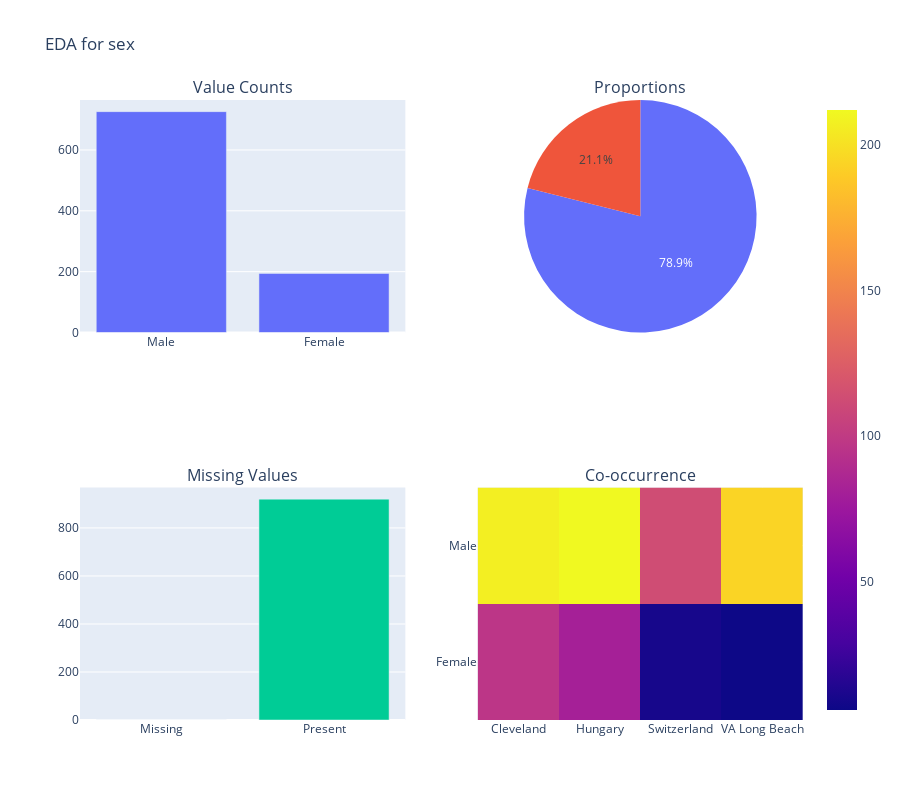
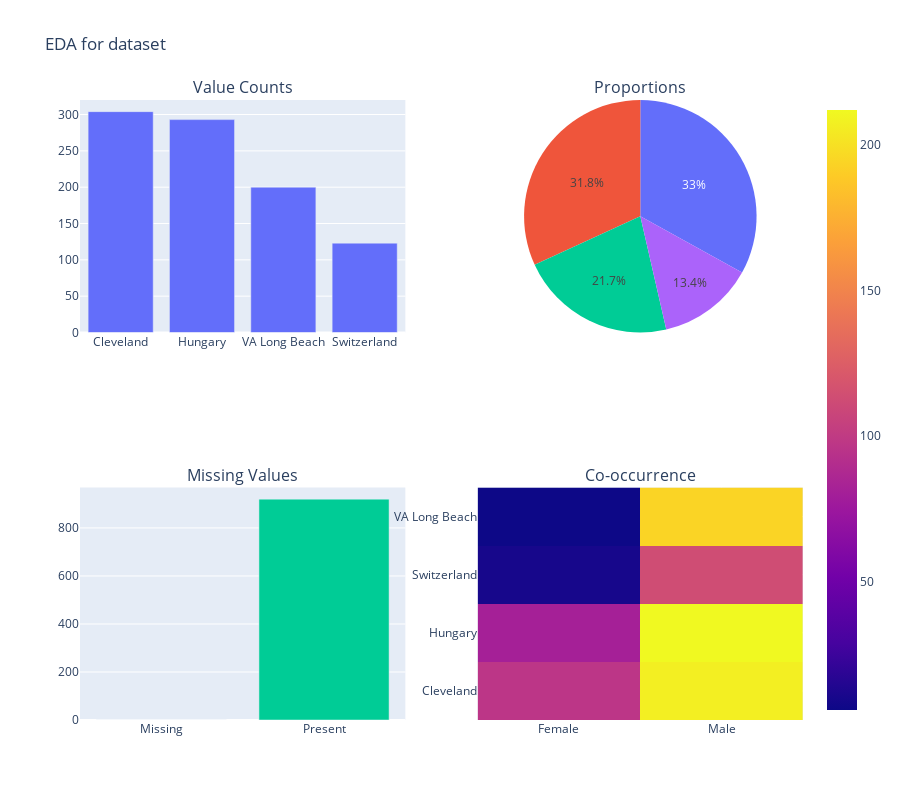
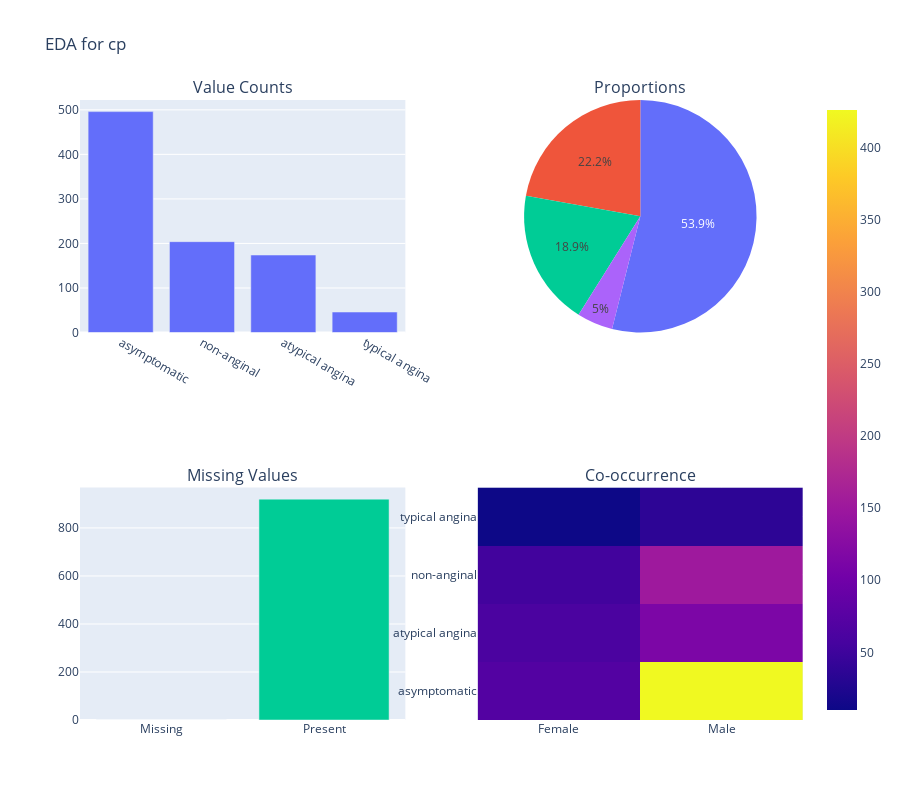
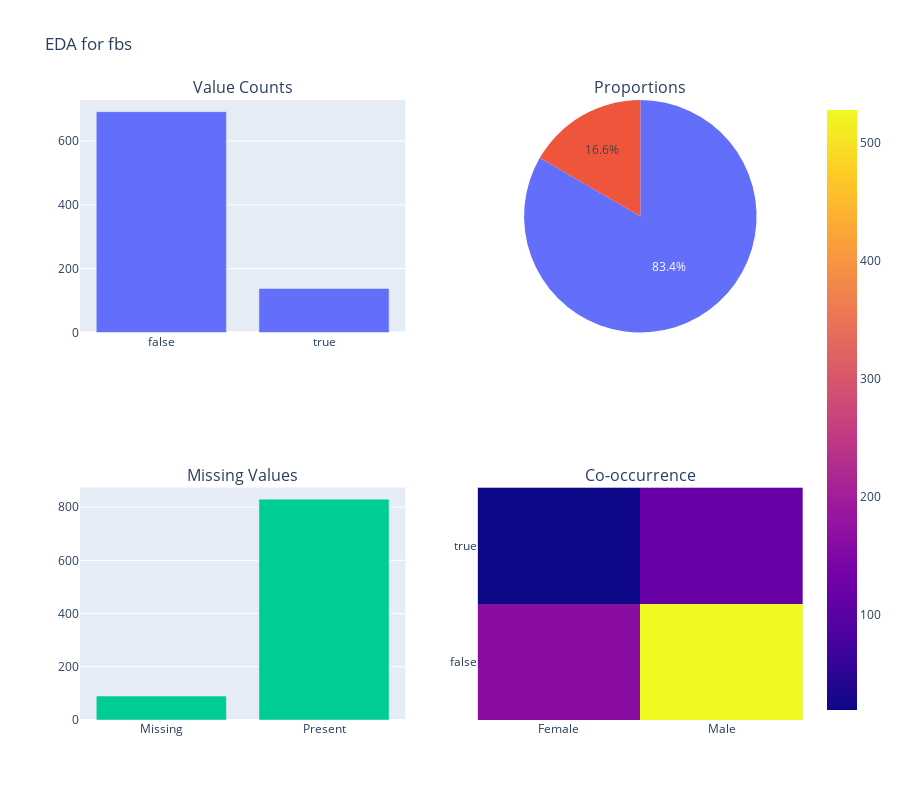

The cell these charts' notebook holds for them, in order:
### Code cell
import numpy as np

def analyze_object_column(df, column_name, target_col=None):
    """Perform EDA on categorical column with Plotly visualizations"""
    import pandas as pd
    import plotly.graph_objects as go
    import plotly.express as px
    from plotly.subplots import make_subplots
    from scipy.stats import chi2_contingency
    
    # Input validation
    if column_name not in df.columns:
        raise ValueError(f"Column '{column_name}' not found")
    if not pd.api.types.is_object_dtype(df[column_name]):
        raise ValueError(f"Column '{column_name}' is not object type")

    results = {}
    
    # Basic statistics
    value_counts = df[column_name].value_counts()
    missing_count = df[column_name].isnull().sum()
    
    results['stats'] = {
        'unique_values': df[column_name].nunique(),
        'missing_count': missing_count,
        'missing_percentage': (missing_count / len(df)) * 100,
        'mode': df[column_name].mode()[0],
        'value_counts': value_counts.to_dict()
    }
    
    # Create subplots
    fig = make_subplots(
        rows=2, cols=2,
        subplot_titles=('Value Counts', 'Proportions', 'Missing Values', 'Co-occurrence'),
        specs=[[{"type": "xy"}, {"type": "domain"}], [{"type": "xy"}, {"type": "xy"}]]
    )
    
    # Bar chart
    bar = go.Bar(x=value_counts.index, y=value_counts.values)
    fig.add_trace(bar, row=1, col=1)
    
    # Pie chart
    pie = go.Pie(labels=value_counts.index, values=value_counts.values)
    fig.add_trace(pie, row=1, col=2)
    
    # Missing values visualization
    missing_data = go.Bar(
        x=['Missing', 'Present'],
        y=[missing_count, len(df) - missing_count]
    )
    fig.add_trace(missing_data, row=2, col=1)
    
    # Co-occurrence with other object columns
    other_cats = df.select_dtypes(include=['object']).columns
    other_cats = other_cats[other_cats != column_name]
    
    if len(other_cats) > 0:
        # Create co-occurrence matrix with first categorical column
        cooc = pd.crosstab(df[column_name], df[other_cats[0]])
        heatmap = go.Heatmap(
            z=cooc.values,
            x=cooc.columns,
            y=cooc.index
        )
        fig.add_trace(heatmap, row=2, col=2)
    
    # Target variable analysis
    if target_col and target_col in df.columns:
        contingency = pd.crosstab(df[column_name], df[target_col])
        chi2, p_value, _, _ = chi2_contingency(contingency)
        results['target_analysis'] = {
            'chi2_statistic': chi2,
            'p_value': p_value,
            'contingency_table': contingency.to_dict()
        }
    
    # Update layout
    fig.update_layout(
        height=800,
        title=f'EDA for {column_name}',
        showlegend=False
    )
    
    fig.show()
    return results

for col in df.select_dtypes(include=object).columns:
    print(f"Column: {col}")
    analyze_object_column(df, col, target_col='num')

### Figure 1 — Plotly figure (JSON) as saved in the notebook; plotly's stock layout.template omitted (floating-point values rounded to 4 significant figures)
{"data": [{"type": "bar", "x": ["Male", "Female"], "xaxis": "x", "y": [726, 194], "yaxis": "y"}, {"domain": {"x": [0.55, 1], "y": [0.625, 1]}, "labels": ["Male", "Female"], "type": "pie", "values": [726, 194]}, {"type": "bar", "x": ["Missing", "Present"], "xaxis": "x2", "y": [0, 920], "yaxis": "y2"}, {"type": "heatmap", "x": ["Cleveland", "Hungary", "Switzerland", "VA Long Beach"], "xaxis": "x3", "y": ["Female", "Male"], "yaxis": "y3", "z": [[97, 81, 10, 6], [207, 212, 113, 194]]}], "layout": {"annotations": [{"font": {"size": 16}, "showarrow": false, "text": "Value Counts", "x": 0.225, "xanchor": "center", "xref": "paper", "y": 1, "yanchor": "bottom", "yref": "paper"}, {"font": {"size": 16}, "showarrow": false, "text": "Proportions", "x": 0.775, "xanchor": "center", "xref": "paper", "y": 1, "yanchor": "bottom", "yref": "paper"}, {"font": {"size": 16}, "showarrow": false, "text": "Missing Values", "x": 0.225, "xanchor": "center", "xref": "paper", "y": 0.375, "yanchor": "bottom", "yref": "paper"}, {"font": {"size": 16}, "showarrow": false, "text": "Co-occurrence", "x": 0.775, "xanchor": "center", "xref": "paper", "y": 0.375, "yanchor": "bottom", "yref": "paper"}], "height": 800, "showlegend": false, "title": {"text": "EDA for sex"}, "xaxis": {"anchor": "y", "domain": [0, 0.45]}, "xaxis2": {"anchor": "y2", "domain": [0, 0.45]}, "xaxis3": {"anchor": "y3", "domain": [0.55, 1]}, "yaxis": {"anchor": "x", "domain": [0.625, 1]}, "yaxis2": {"anchor": "x2", "domain": [0, 0.375]}, "yaxis3": {"anchor": "x3", "domain": [0, 0.375]}}}

### Figure 2 — Plotly figure (JSON) as saved in the notebook; plotly's stock layout.template omitted (floating-point values rounded to 4 significant figures)
{"data": [{"type": "bar", "x": ["Cleveland", "Hungary", "VA Long Beach", "Switzerland"], "xaxis": "x", "y": [304, 293, 200, 123], "yaxis": "y"}, {"domain": {"x": [0.55, 1], "y": [0.625, 1]}, "labels": ["Cleveland", "Hungary", "VA Long Beach", "Switzerland"], "type": "pie", "values": [304, 293, 200, 123]}, {"type": "bar", "x": ["Missing", "Present"], "xaxis": "x2", "y": [0, 920], "yaxis": "y2"}, {"type": "heatmap", "x": ["Female", "Male"], "xaxis": "x3", "y": ["Cleveland", "Hungary", "Switzerland", "VA Long Beach"], "yaxis": "y3", "z": [[97, 207], [81, 212], [10, 113], [6, 194]]}], "layout": {"annotations": [{"font": {"size": 16}, "showarrow": false, "text": "Value Counts", "x": 0.225, "xanchor": "center", "xref": "paper", "y": 1, "yanchor": "bottom", "yref": "paper"}, {"font": {"size": 16}, "showarrow": false, "text": "Proportions", "x": 0.775, "xanchor": "center", "xref": "paper", "y": 1, "yanchor": "bottom", "yref": "paper"}, {"font": {"size": 16}, "showarrow": false, "text": "Missing Values", "x": 0.225, "xanchor": "center", "xref": "paper", "y": 0.375, "yanchor": "bottom", "yref": "paper"}, {"font": {"size": 16}, "showarrow": false, "text": "Co-occurrence", "x": 0.775, "xanchor": "center", "xref": "paper", "y": 0.375, "yanchor": "bottom", "yref": "paper"}], "height": 800, "showlegend": false, "title": {"text": "EDA for dataset"}, "xaxis": {"anchor": "y", "domain": [0, 0.45]}, "xaxis2": {"anchor": "y2", "domain": [0, 0.45]}, "xaxis3": {"anchor": "y3", "domain": [0.55, 1]}, "yaxis": {"anchor": "x", "domain": [0.625, 1]}, "yaxis2": {"anchor": "x2", "domain": [0, 0.375]}, "yaxis3": {"anchor": "x3", "domain": [0, 0.375]}}}

### Figure 3 — Plotly figure (JSON) as saved in the notebook; plotly's stock layout.template omitted (floating-point values rounded to 4 significant figures)
{"data": [{"type": "bar", "x": ["asymptomatic", "non-anginal", "atypical angina", "typical angina"], "xaxis": "x", "y": [496, 204, 174, 46], "yaxis": "y"}, {"domain": {"x": [0.55, 1], "y": [0.625, 1]}, "labels": ["asymptomatic", "non-anginal", "atypical angina", "typical angina"], "type": "pie", "values": [496, 204, 174, 46]}, {"type": "bar", "x": ["Missing", "Present"], "xaxis": "x2", "y": [0, 920], "yaxis": "y2"}, {"type": "heatmap", "x": ["Female", "Male"], "xaxis": "x3", "y": ["asymptomatic", "atypical angina", "non-anginal", "typical angina"], "yaxis": "y3", "z": [[70, 426], [61, 113], [53, 151], [10, 36]]}], "layout": {"annotations": [{"font": {"size": 16}, "showarrow": false, "text": "Value Counts", "x": 0.225, "xanchor": "center", "xref": "paper", "y": 1, "yanchor": "bottom", "yref": "paper"}, {"font": {"size": 16}, "showarrow": false, "text": "Proportions", "x": 0.775, "xanchor": "center", "xref": "paper", "y": 1, "yanchor": "bottom", "yref": "paper"}, {"font": {"size": 16}, "showarrow": false, "text": "Missing Values", "x": 0.225, "xanchor": "center", "xref": "paper", "y": 0.375, "yanchor": "bottom", "yref": "paper"}, {"font": {"size": 16}, "showarrow": false, "text": "Co-occurrence", "x": 0.775, "xanchor": "center", "xref": "paper", "y": 0.375, "yanchor": "bottom", "yref": "paper"}], "height": 800, "showlegend": false, "title": {"text": "EDA for cp"}, "xaxis": {"anchor": "y", "domain": [0, 0.45]}, "xaxis2": {"anchor": "y2", "domain": [0, 0.45]}, "xaxis3": {"anchor": "y3", "domain": [0.55, 1]}, "yaxis": {"anchor": "x", "domain": [0.625, 1]}, "yaxis2": {"anchor": "x2", "domain": [0, 0.375]}, "yaxis3": {"anchor": "x3", "domain": [0, 0.375]}}}

### Figure 4 — Plotly figure (JSON) as saved in the notebook; plotly's stock layout.template omitted (floating-point values rounded to 4 significant figures)
{"data": [{"type": "bar", "x": [false, true], "xaxis": "x", "y": [692, 138], "yaxis": "y"}, {"domain": {"x": [0.55, 1], "y": [0.625, 1]}, "labels": [false, true], "type": "pie", "values": [692, 138]}, {"type": "bar", "x": ["Missing", "Present"], "xaxis": "x2", "y": [90, 830], "yaxis": "y2"}, {"type": "heatmap", "x": ["Female", "Male"], "xaxis": "x3", "y": [false, true], "yaxis": "y3", "z": [[164, 528], [19, 119]]}], "layout": {"annotations": [{"font": {"size": 16}, "showarrow": false, "text": "Value Counts", "x": 0.225, "xanchor": "center", "xref": "paper", "y": 1, "yanchor": "bottom", "yref": "paper"}, {"font": {"size": 16}, "showarrow": false, "text": "Proportions", "x": 0.775, "xanchor": "center", "xref": "paper", "y": 1, "yanchor": "bottom", "yref": "paper"}, {"font": {"size": 16}, "showarrow": false, "text": "Missing Values", "x": 0.225, "xanchor": "center", "xref": "paper", "y": 0.375, "yanchor": "bottom", "yref": "paper"}, {"font": {"size": 16}, "showarrow": false, "text": "Co-occurrence", "x": 0.775, "xanchor": "center", "xref": "paper", "y": 0.375, "yanchor": "bottom", "yref": "paper"}], "height": 800, "showlegend": false, "title": {"text": "EDA for fbs"}, "xaxis": {"anchor": "y", "domain": [0, 0.45]}, "xaxis2": {"anchor": "y2", "domain": [0, 0.45]}, "xaxis3": {"anchor": "y3", "domain": [0.55, 1]}, "yaxis": {"anchor": "x", "domain": [0.625, 1]}, "yaxis2": {"anchor": "x2", "domain": [0, 0.375]}, "yaxis3": {"anchor": "x3", "domain": [0, 0.375]}}}
